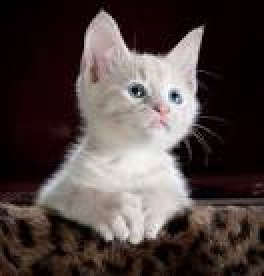
#> input picture images.jfif, 132 x 138 px (shown 2 times larger)
$ python fourier_filtering.py
#> lines starting #> are read from the running program, lines starting #| are printed output that depends on the picture
# -*- coding: utf-8 -*-
"""
Created on Tue Apr 11 07:23:44 2023

@author: Fawzia
"""

import cv2
import numpy as np
from matplotlib import pyplot as plt

# Load the image
img = cv2.imread('images.jfif', 0)
#> img: shape (138, 132); min 0, max 255, mean 70.4

# Fourier Transform
f = np.fft.fft2(img)
fshift = np.fft.fftshift(f)

# Apply a low-pass filter
rows, cols = img.shape
#> rows = 138; cols = 132
crow, ccol = rows/2 , cols/2
#> crow = 69; ccol = 66
d = 30 # cutoff distance
mask = np.zeros((rows,cols), np.uint8)
mask[int(crow)-d:int(crow)+d, int(ccol)-d:int(ccol)+d] = 1
fshift = fshift*mask

# Inverse Fourier Transform
f_ishift = np.fft.ifftshift(fshift)
img_back = np.fft.ifft2(f_ishift)
img_back = np.abs(img_back)
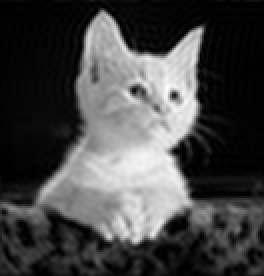
#> img_back: shape (138, 132) float64 (shown 2 times larger); min 0.0544, max 254, mean 70.6

# Display the results
plt.subplot(121),plt.imshow(img, cmap = 'gray')
plt.title('Input Image'), plt.xticks([]), plt.yticks([])
plt.subplot(122),plt.imshow(img_back, cmap = 'gray')
plt.title('Filtered Image'), plt.xticks([]), plt.yticks([])
plt.show()
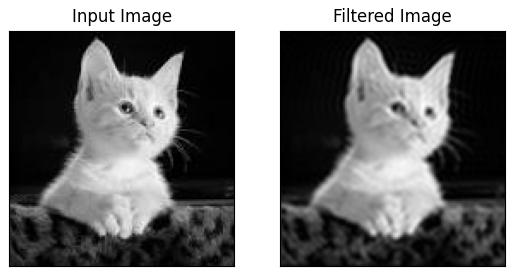
#> figure drawn by matplotlib, 2 panels
